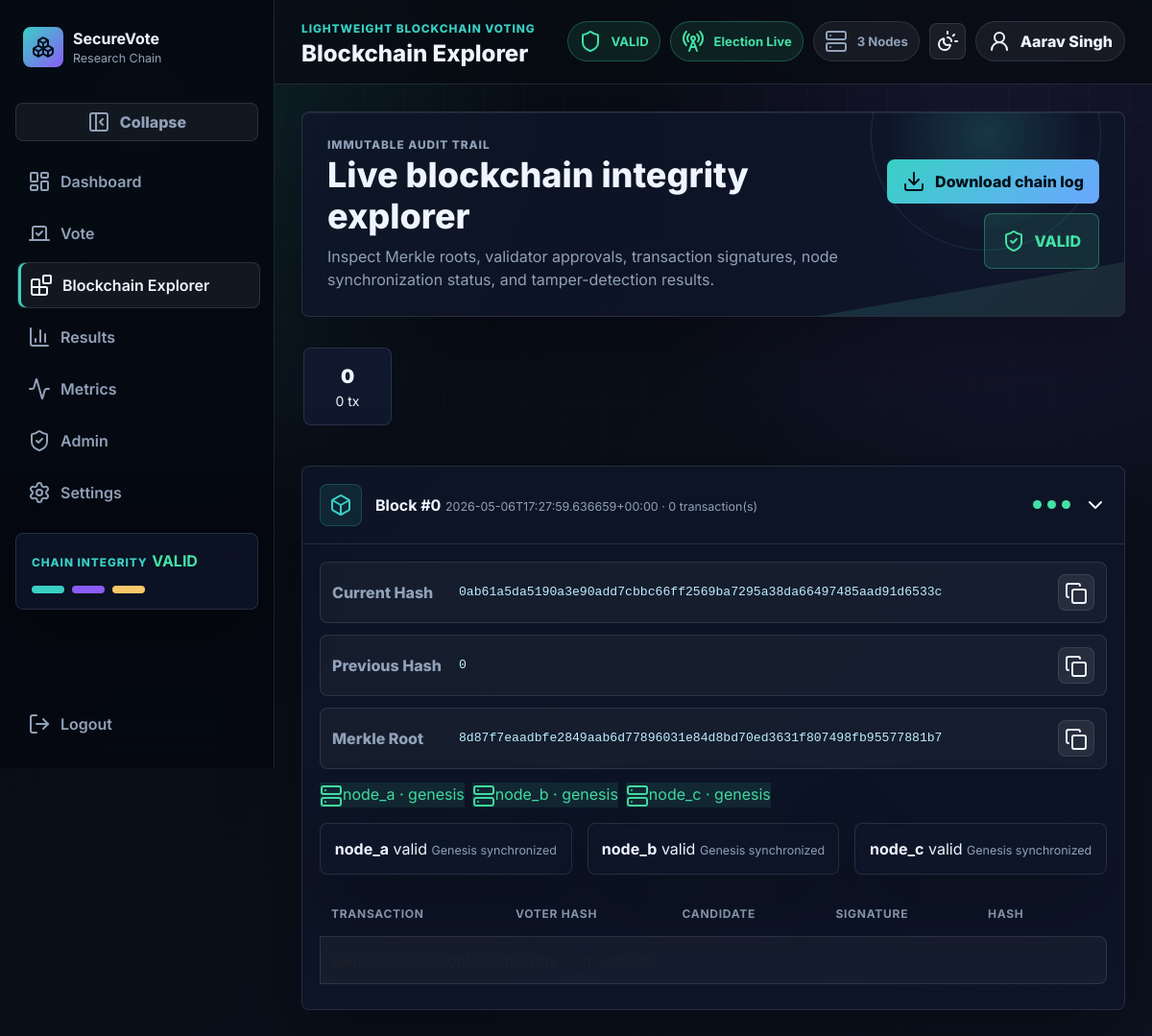
The app's page /blockchain (signed in) with its own data.
### tables this page shows
CREATE TABLE blockchain (
                    id INTEGER PRIMARY KEY AUTOINCREMENT,
                    block_index INTEGER UNIQUE NOT NULL,
                    timestamp TEXT NOT NULL,
                    transactions TEXT NOT NULL,
                    merkle_root TEXT,
                    validator_votes TEXT,
                    node_status TEXT,
                    previous_hash TEXT NOT NULL,
                    nonce INTEGER NOT NULL,
                    current_hash TEXT NOT NULL,
                    creation_time_ms REAL DEFAULT 0,
                    verification_time_ms REAL DEFAULT 0,
                    consensus_time_ms REAL DEFAULT 0
                );

CREATE TABLE node_ledgers (
                    node_name TEXT NOT NULL,
                    block_index INTEGER NOT NULL,
                    block_json TEXT NOT NULL,
                    is_valid INTEGER NOT NULL DEFAULT 1,
                    message TEXT,
                    synced_at TEXT DEFAULT CURRENT_TIMESTAMP,
                    PRIMARY KEY (node_name, block_index)
                );

### app.py (the view)
@app.route("/blockchain")
def blockchain_explorer():
    return render_template("blockchain.html", blocks=voting_chain.get_chain(), health=voting_chain.chain_health())

### app.py (called while the page is built)
@app.context_processor
def inject_shell_context():
    try:
        shell_health = voting_chain.chain_health()
    except Exception:
        shell_health = {"is_valid": False, "status": "CHECK UNAVAILABLE", "nodes": {}, "errors": []}
    return {
        "shell_health": shell_health,
        "shell_election_active": db.is_election_active(),
        "shell_node_count": len(shell_health.get("nodes", {})),
        "shell_user_label": session.get("voter_name") or ("Admin" if session.get("admin") else "Guest"),
    }

### blockchain/block.py (called while the page is built)
def calculate_block_hash(block_data: dict) -> str:
    payload = {
        "index": block_data["index"],
        "timestamp": block_data["timestamp"],
        "transactions": block_data["transactions"],
        "merkle_root": block_data["merkle_root"],
        "validator_votes": block_data.get("validator_votes", {}),
        "node_status": block_data.get("node_status", {}),
        "previous_hash": block_data["previous_hash"],
        "nonce": block_data["nonce"],
    }
    encoded = json.dumps(payload, sort_keys=True, separators=(",", ":")).encode("utf-8")
    return hashlib.sha256(encoded).hexdigest()

### blockchain/blockchain.py (called while the page is built)
    def get_chain(self) -> list[dict]:
        return self.db.get_all_blocks()

    def chain_health(self) -> dict:
        is_valid, errors = validate_chain(self.get_chain())
        return {
            "is_valid": is_valid,
            "status": "VALID" if is_valid else "TAMPER DETECTED",
            "errors": errors,
            "nodes": self.db.get_node_status_summary(),
        }

### blockchain/merkle.py (called while the page is built, shortened)
def build_merkle_root(transaction_hashes: list[str]) -> str:
    if not transaction_hashes:
        return EMPTY_MERKLE_ROOT

### blockchain/validation.py (called while the page is built, shortened)
def verify_block(block: dict, previous_block: dict | None) -> tuple[bool, str]:
    expected_previous_hash = "0" if previous_block is None else previous_block["current_hash"]
    if block["previous_hash"] != expected_previous_hash:
        return False, "Previous hash mismatch."
    expected_merkle_root = build_merkle_root([tx["transaction_hash"] for tx in block["transactions"]])
    if block["merkle_root"] != expected_merkle_root:
        return False, "Merkle root mismatch."
    if calculate_block_hash(block) != block["current_hash"]:
        return False, "Block hash integrity check failed."
    return True, "Block verified successfully."

### database/db.py (called while the page is built)
    def connect(self):
        conn = sqlite3.connect(self.path)
        conn.row_factory = sqlite3.Row
        return conn

### templates/blockchain.html (shortened to what this page needs)
{% extends "base.html" %}
{% block page_title %}Blockchain Explorer{% endblock %}
{% block content %}
<div class="hero-panel explorer-hero">
    <div>
        <p class="eyebrow">Immutable audit trail</p>
        <h2>Live blockchain integrity explorer</h2>
        <p>Inspect Merkle roots, validator approvals, transaction signatures, node synchronization status, and tamper-detection results.</p>
    </div>
    <div class="hero-actions">
        <a class="btn-premium" href="{{ url_for('download_blockchain') }}"><i data-lucide="download"></i> Download chain log</a>
        <span class="status-orb {{ 'valid' if health.is_valid else 'danger' }}">
            <i data-lucide="{{ 'shield-check' if health.is_valid else 'shield-alert' }}"></i>
            {{ health.status }}
        </span>
    </div>
</div>
<section class="chain-visualization" aria-label="Blockchain visualization">
    {% for block in blocks %}
        <button class="chain-node {{ 'genesis' if block.index == 0 else '' }}" data-scroll-target="block-{{ block.index }}">
            <span>{{ block.index }}</span>
            <small>{{ block.transactions|length }} tx</small>
        </button>
    {% endfor %}
</section>
<div class="block-timeline">
{% for block in blocks %}
    <article class="block-card" id="block-{{ block.index }}">
        <button class="block-summary" type="button" data-bs-toggle="collapse" data-bs-target="#blockDetails{{ block.index }}" aria-expanded="{{ 'true' if loop.last else 'false' }}">
            <span class="block-icon"><i data-lucide="{{ 'box' if block.index == 0 else 'boxes' }}"></i></span>
            <span>
                <strong>Block #{{ block.index }}</strong>
                <small>{{ block.timestamp }} · {{ block.transactions|length }} transaction(s)</small>
            </span>
            <span class="validator-mini">
                {% for node, vote in block.validator_votes.items() %}
                    <em class="{{ 'ok' if vote == 'approved' or vote == 'genesis' else 'danger' }}"></em>
                {% endfor %}
            </span>
            <i data-lucide="chevron-down"></i>
        </button>
        <div class="collapse {{ 'show' if loop.last else '' }}" id="blockDetails{{ block.index }}">
            <div class="block-details">
                <div class="hash-grid">
                    <div><span>Current Hash</span><code>{{ block.current_hash }}</code><button class="copy-btn" data-copy="{{ block.current_hash }}"><i data-lucide="copy"></i></button></div>
                    <div><span>Previous Hash</span><code>{{ block.previous_hash }}</code><button class="copy-btn" data-copy="{{ block.previous_hash }}"><i data-lucide="copy"></i></button></div>
                    <div><span>Merkle Root</span><code>{{ block.merkle_root }}</code><button class="copy-btn" data-copy="{{ block.merkle_root }}"><i data-lucide="copy"></i></button></div>
                </div>
                <div class="validator-strip">
                    {% for node, vote in block.validator_votes.items() %}
                        <span class="validator-badge {{ 'ok' if vote == 'approved' or vote == 'genesis' else 'danger' }}"><i data-lucide="server"></i>{{ node }} · {{ vote }}</span>
                    {% endfor %}
                </div>
                <div class="node-grid mt-3">
                    {% for node, status in block.node_status.items() %}
                        <div class="node-card">
                            <strong>{{ node }}</strong>
                            <span>{{ "valid" if status.valid else "invalid" }}</span>
                            <small>{{ status.message }}</small>
                        </div>
                    {% endfor %}
                </div>
                <div class="table-responsive mt-4">
                    <table class="data-table">
                        <thead><tr><th>Transaction</th><th>Voter Hash</th><th>Candidate</th><th>Signature</th><th>Hash</th><th></th></tr></thead>
                        <tbody>
                        {% for tx in block.transactions %}
                            <tr>
                                <td><code>{{ tx.transaction_id[:16] }}...</code></td>
                                <td><code>{{ tx.voter_hash[:18] }}...</code></td>
                                <td>{{ tx.candidate }}</td>
                                <td><code>{{ (tx.signature|default('missing'))[:18] }}...</code></td>
                                <td><code>{{ tx.transaction_hash[:18] }}...</code></td>
                                <td><button class="icon-btn" data-bs-toggle="modal" data-bs-target="#txModal{{ block.index }}{{ loop.index }}"><i data-lucide="scan-search"></i></button></td>
                            </tr>
                        {% else %}
                            <tr><td colspan="6" class="text-muted">Genesis block contains no vote transactions.</td></tr>
                        {% endfor %}
                        </tbody>
                    </table>
                </div>
            </div>
        </div>
    </article>
{% endfor %}
</div>
{% endblock %}

### records on screen
blockchain: index "0", transactions|length "0", timestamp "2026-05-06T17:27:59.636659+00:00", current_hash "0ab61a5da5190a3e90add7cbbc66ff2569ba7295a38da66497485aad91d6533c", previous_hash "0", merkle_root "8d87f7eaadbfe2849aab6d77896031e84d8bd70ed3631f807498fb95577881b7"
node_ledgers: node_name "node_a", vote "genesis", valid "valid", message "Genesis synchronized"
node_ledgers: node_name "node_b", vote "genesis", valid "valid", message "Genesis synchronized"
node_ledgers: node_name "node_c", vote "genesis", valid "valid", message "Genesis synchronized"

### other values on screen
{{ shell_health.status }} "VALID"
{{ "Election Live" if shell_election_active else "Election Paused" }} "Election Live"
{{ shell_node_count }} "3"
{{ shell_user_label }} "Aarav Singh"
{{ health.status }} "VALID"
